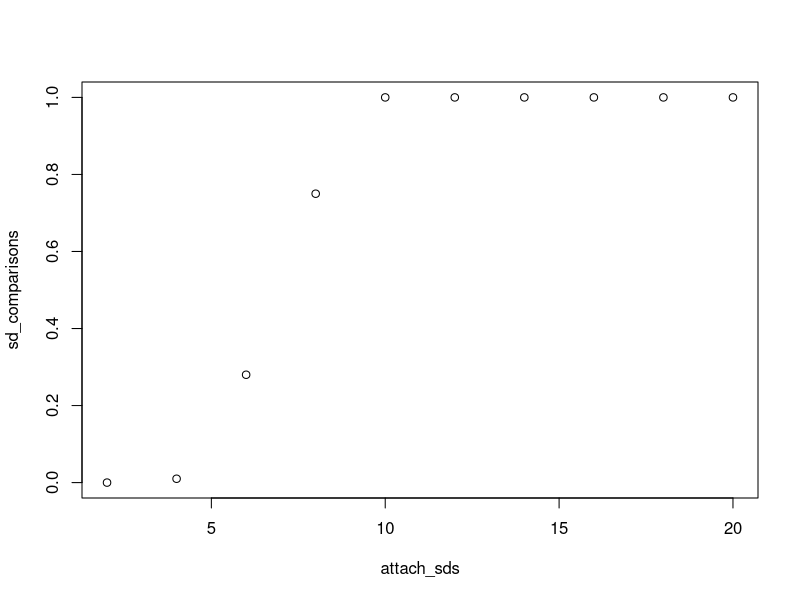

Reproduce this figure in R. (Note: a time limit stopped this script after it produced the figure.)
####
## project: parasite_burden_modeling
## file: pb_exploratory_sims.R
## function: explore simulating environmental parasite transmission in different ways
## author: chris wojan
####

## Load libraries

## 
# Detachment Rate ABM
##

detach_rate_abm <- function(timesteps = 1000, hosts = 100,
                            move = 2, metroid = 0.3, detach = 0.2) {
  ## Initialize host burdens
  burdens <- rep(0, hosts)
  ## Loop for t time steps
  for (t in 1:timesteps) {
    ## Loop through i hosts
    for (i in 1:hosts) {
      ## If host i has metroids attached, some detach
      if (burdens[i] > 0) {
        burdens[i] <- burdens[i] - rbinom(1, burdens[i], detach)
      }
      ## Host i gains more metroids
      burdens[i] <- burdens[i] + rbinom(1, move, metroid)
    }
  }
  return(burdens)
}

##
# Attachment Length ABM
##

attach_length_abm <- function(timesteps = 1000, hosts = 100,
                              move = 2, metroid = 0.3,
                              attach_length = 5, attach_sd = 1) {
  ## Initialize empty list to track metroid attachment periods
  host_metroids <- vector(mode = "list", length = hosts)
  
  ## Loop for t time steps
  for (t in 1:timesteps) {
    ## Loop through i hosts
    for (i in 1:hosts) {
      ## If host i has metroids...
      if (length(host_metroids[[i]]) > 0) {
        ## Subtract one timestep from each metroid's attachment length
        host_metroids[[i]] <- host_metroids[[i]] - 1
        ## Remove all metroids with 0 timesteps remaining on their attachmetn length
        host_metroids[[i]] <- host_metroids[[i]][!host_metroids[[i]] <= 0]
      }
      ## Calculate new metroids to attach
      new_metroids <- rbinom(1, move, metroid)
      ## Host i gains metroids, each with a randomly generated attachment length
      host_metroids[[i]] <- c(host_metroids[[i]], round(rnorm(new_metroids, mean = attach_length, sd = attach_sd)))
    }
  }
  ## Return the number of metroids for each host
  return(lengths(host_metroids))
}

##
# Compare ABMS
##

compare_abms <- function(runs = 10, timesteps = 1000, hosts = 100,
                         move = 2, metroid = 0.3,
                         detach = 0.2, attach_sd = 1) {
  ## Create list of detachment rate abm outputs
  dburdens <- replicate(runs, detach_rate_abm(timesteps = timesteps, hosts = hosts,
                                              move = move, metroid = metroid, detach = detach), simplify = FALSE)
  ## Create list of attachment length abm outputs
  aburdens <- replicate(runs, attach_length_abm(timesteps = timesteps, hosts = hosts,
                                                move = move, metroid = metroid, 
                                                attach_length = 1/detach, attach_sd = attach_sd), simplify = FALSE)
  ## Initialize empty vector for p values from Kolmogorov-Smirnov test
  ks_ps <- NULL
  ## Compare all pairs of burden distributions from each abm with the Kolmogorov-Smirnov test
  for (x in 1:length(dburdens)) {
    for (y in 1:length(aburdens)) {
      ks_ps <- c(ks_ps, ks.test(dburdens[[x]], aburdens[[y]])$p)
    }
  }
  return(sum(ks_ps < 0.05)/length(ks_ps))
}

##
# Explore parameter space
##

## Explore SD
attach_sds <- 1:10 * 2

start_time <- Sys.time()
sd_comparisons <- sapply(attach_sds, FUN = function(x) compare_abms(attach_sd = x))
end_time <- Sys.time()

plot(sd_comparisons ~ attach_sds)

## Explore transmission rate

metroids <- 1:9/10

metroid_comparisons <- sapply(metroids, FUN = function(x) compare_abms(metroid = x))

plot(metroid_comparisons ~ metroids)

## Explore detach rate

detachs <- 1:9/10

detach_comparisons <- sapply(detachs, FUN = function(x) compare_abms(detach = x))

plot(detach_comparisons ~ detachs)

## Explore movement rate

moves <- 2:10 * 2

move_comp <- sapply(moves, FUN = function(x) compare_abms(move = x))

plot(move_comp ~ moves)


##
# Scratch code
##

hist(round(rnorm(10000, mean = 5, sd = 0.5)))

abm_comparison <- compare_abms(runs = 10)

sum(abm_comparison < 0.05)/length(abm_comparison)

runs <- 5
timesteps <- 1000
hosts <- 100
move <- 2
metroid <- 0.3
detach <- 0.2
dburdens <- replicate(runs, detach_rate_abm(timesteps = timesteps, hosts = hosts,
                   move = move, metroid = metroid, detach = detach), simplify = FALSE)
aburdens <- replicate(runs, attach_length_abm(timesteps = timesteps, hosts = hosts,
                   move = move, metroid = metroid, 
                   attach_length = attach_length, attach_sd = attach_sd), simplify = FALSE)
ks_ps <- NULL
for (x in 1:length(dburdens)) {
  for (y in 1:length(aburdens)) {
    ks_ps <- c(ks_ps, ks.test(dburdens[[x]], aburdens[[y]])$p)
  }
}

1/0.9

hist(attach_length_abm(attach_sd = 10))
hist(detach_rate_abm())

a <- attach_length_abm(attach_sd = 10, attach_length = 10)
b <- detach_rate_abm(detach = 0.1)

ks.test(a,b)

## Initialize empty list to track metroid attachment periods
host_metroids <- vector(mode = "list", length = hosts)

attach_length = 5
attach_sd = 10
## Loop for t time steps
for (t in 1:timesteps) {
  ## Loop through i hosts
  for (i in 1:hosts) {
    ## If host i has metroids...
    if (length(host_metroids[[i]]) > 0) {
      ## Subtract one timestep from each metroid's attachment length
      host_metroids[[i]] <- host_metroids[[i]] - 1
      ## Remove all metroids with 0 timesteps remiaing on their attachmetn length
      host_metroids[[i]] <- host_metroids[[i]][!host_metroids[[i]] <= 0]
    }
    ## Calculate new metroids to attach
    new_metroids <- rbinom(1, move, metroid)
    ## Host i gains metroids, each with a randomly generated attachment length
    host_metroids[[i]] <- c(host_metroids[[i]], round(rnorm(new_metroids, mean = attach_length, sd = attach_sd)))
  }
}
